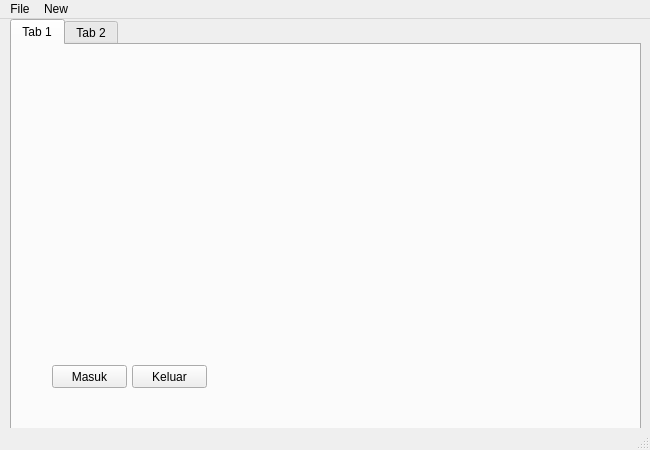
<?xml version="1.0" encoding="UTF-8"?>
<ui version="4.0">
 <class>MainWindow</class>
 <widget class="QMainWindow" name="MainWindow">
  <property name="geometry">
   <rect>
    <x>0</x>
    <y>0</y>
    <width>650</width>
    <height>450</height>
   </rect>
  </property>
  <property name="windowTitle">
   <string>MainWindow</string>
  </property>
  <widget class="QWidget" name="centralwidget">
   <widget class="QTabWidget" name="tabWidget">
    <property name="geometry">
     <rect>
      <x>10</x>
      <y>0</y>
      <width>631</width>
      <height>421</height>
     </rect>
    </property>
    <property name="currentIndex">
     <number>0</number>
    </property>
    <widget class="QWidget" name="tab_3">
     <attribute name="title">
      <string>Tab 1</string>
     </attribute>
     <widget class="QPushButton" name="pushButton">
      <property name="geometry">
       <rect>
        <x>40</x>
        <y>320</y>
        <width>75</width>
        <height>23</height>
       </rect>
      </property>
      <property name="text">
       <string>Masuk</string>
      </property>
     </widget>
     <widget class="QPushButton" name="pushButton_2">
      <property name="geometry">
       <rect>
        <x>120</x>
        <y>320</y>
        <width>75</width>
        <height>23</height>
       </rect>
      </property>
      <property name="text">
       <string>Keluar</string>
      </property>
     </widget>
    </widget>
    <widget class="QWidget" name="tab_4">
     <attribute name="title">
      <string>Tab 2</string>
     </attribute>
     <widget class="QLCDNumber" name="lcdNumber_2">
      <property name="geometry">
       <rect>
        <x>320</x>
        <y>110</y>
        <width>151</width>
        <height>91</height>
       </rect>
      </property>
      <property name="lineWidth">
       <number>2</number>
      </property>
     </widget>
     <widget class="QDial" name="dial_2">
      <property name="geometry">
       <rect>
        <x>140</x>
        <y>110</y>
        <width>131</width>
        <height>111</height>
       </rect>
      </property>
     </widget>
    </widget>
   </widget>
  </widget>
  <widget class="QMenuBar" name="menubar">
   <property name="geometry">
    <rect>
     <x>0</x>
     <y>0</y>
     <width>650</width>
     <height>21</height>
    </rect>
   </property>
   <widget class="QMenu" name="menuFile">
    <property name="title">
     <string>File</string>
    </property>
    <widget class="QMenu" name="menuCopy">
     <property name="title">
      <string>Copy</string>
     </property>
     <addaction name="actionSebagian"/>
     <addaction name="actionSemua"/>
    </widget>
    <addaction name="actionNew"/>
    <addaction name="menuCopy"/>
    <addaction name="actionEdit"/>
    <addaction name="separator"/>
   </widget>
   <widget class="QMenu" name="menuNew">
    <property name="title">
     <string>New</string>
    </property>
   </widget>
   <addaction name="menuFile"/>
   <addaction name="menuNew"/>
  </widget>
  <widget class="QStatusBar" name="SelamatDtaang"/>
  <action name="actionNew">
   <property name="icon">
    <iconset>
     <normaloff>../Downloads/new.png</normaloff>../Downloads/new.png</iconset>
   </property>
   <property name="text">
    <string>New</string>
   </property>
  </action>
  <action name="actionEdit">
   <property name="text">
    <string>Exit</string>
   </property>
   <property name="statusTip">
    <string>Klik keluar</string>
   </property>
  </action>
  <action name="actionSebagian">
   <property name="text">
    <string>Sebagian</string>
   </property>
  </action>
  <action name="actionSemua">
   <property name="text">
    <string>Semua</string>
   </property>
  </action>
 </widget>
 <resources/>
 <connections/>
</ui>
